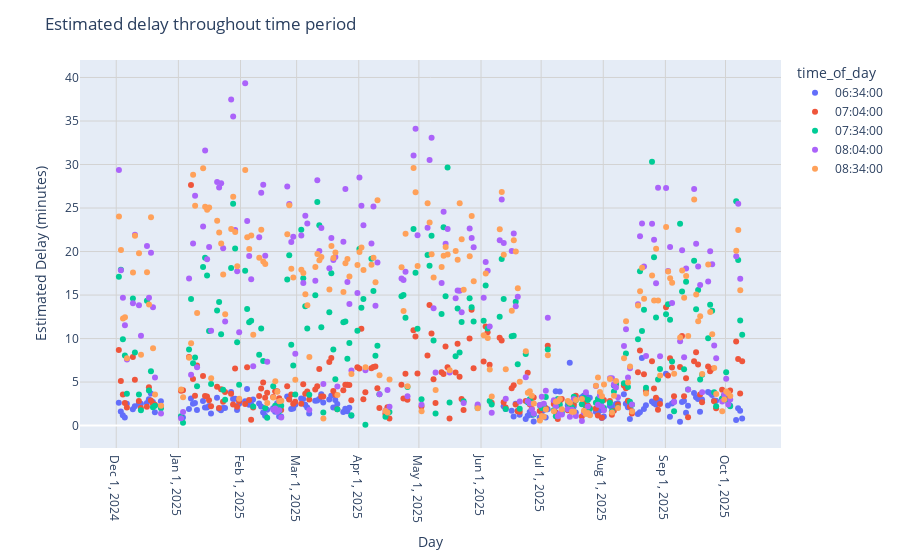

The cell this chart's notebook holds for it:
### Code cell
fig = px.scatter(df, x="aimed_arrival", y=df["expected_delay"].dt.total_seconds() / 60, color="time_of_day")
fig.layout.yaxis.title = "Estimated Delay (minutes)"
fig.layout.xaxis.title = "Day"
fig.layout.title = "Estimated delay throughout time period"

fig.layout.yaxis.showgrid = True
fig.layout.yaxis.gridwidth = 1
fig.layout.yaxis.gridcolor = 'lightgray'

fig.layout.xaxis.showgrid = True
fig.layout.xaxis.gridwidth = 1
fig.layout.xaxis.gridcolor = 'lightgray'
fig.layout.xaxis.tickvals = [f"2025-{i:02d}-01" for i in range(1,11)] + ["2024-12-01"]

show_figure(fig)

### Figure 1 — Plotly figure (JSON) as saved in the notebook; plotly's stock layout.template omitted (floating-point values rounded to 4 significant figures; data arrays with more than 128 entries replaced by an {"elided": "..."} marker saying what was removed)
{"data": [{"hovertemplate": "time_of_day=06:34:00<br>aimed_arrival=%{x}<br>y=%{y}<extra></extra>", "legendgroup": "06:34:00", "marker": {"color": "#636efa", "symbol": "circle"}, "mode": "markers", "name": "06:34:00", "orientation": "v", "showlegend": true, "type": "scatter", "x": {"elided": "163 str values"}, "xaxis": "x", "y": {"elided": "163 float values"}, "yaxis": "y"}, {"hovertemplate": "time_of_day=07:04:00<br>aimed_arrival=%{x}<br>y=%{y}<extra></extra>", "legendgroup": "07:04:00", "marker": {"color": "#EF553B", "symbol": "circle"}, "mode": "markers", "name": "07:04:00", "orientation": "v", "showlegend": true, "type": "scatter", "x": {"elided": "209 str values"}, "xaxis": "x", "y": {"elided": "209 float values"}, "yaxis": "y"}, {"hovertemplate": "time_of_day=07:34:00<br>aimed_arrival=%{x}<br>y=%{y}<extra></extra>", "legendgroup": "07:34:00", "marker": {"color": "#00cc96", "symbol": "circle"}, "mode": "markers", "name": "07:34:00", "orientation": "v", "showlegend": true, "type": "scatter", "x": {"elided": "210 str values"}, "xaxis": "x", "y": {"elided": "210 float values"}, "yaxis": "y"}, {"hovertemplate": "time_of_day=08:04:00<br>aimed_arrival=%{x}<br>y=%{y}<extra></extra>", "legendgroup": "08:04:00", "marker": {"color": "#ab63fa", "symbol": "circle"}, "mode": "markers", "name": "08:04:00", "orientation": "v", "showlegend": true, "type": "scatter", "x": {"elided": "209 str values"}, "xaxis": "x", "y": {"elided": "209 float values"}, "yaxis": "y"}, {"hovertemplate": "time_of_day=08:34:00<br>aimed_arrival=%{x}<br>y=%{y}<extra></extra>", "legendgroup": "08:34:00", "marker": {"color": "#FFA15A", "symbol": "circle"}, "mode": "markers", "name": "08:34:00", "orientation": "v", "showlegend": true, "type": "scatter", "x": {"elided": "209 str values"}, "xaxis": "x", "y": {"elided": "209 float values"}, "yaxis": "y"}], "layout": {"legend": {"title": {"text": "time_of_day"}, "tracegroupgap": 0}, "margin": {"t": 60}, "title": {"text": "Estimated delay throughout time period"}, "xaxis": {"anchor": "y", "domain": [0, 1], "gridcolor": "lightgray", "gridwidth": 1, "showgrid": true, "tickvals": ["2025-01-01", "2025-02-01", "2025-03-01", "2025-04-01", "2025-05-01", "2025-06-01", "2025-07-01", "2025-08-01", "2025-09-01", "2025-10-01", "2024-12-01"], "title": {"text": "Day"}}, "yaxis": {"anchor": "x", "domain": [0, 1], "gridcolor": "lightgray", "gridwidth": 1, "showgrid": true, "title": {"text": "Estimated Delay (minutes)"}}}}
